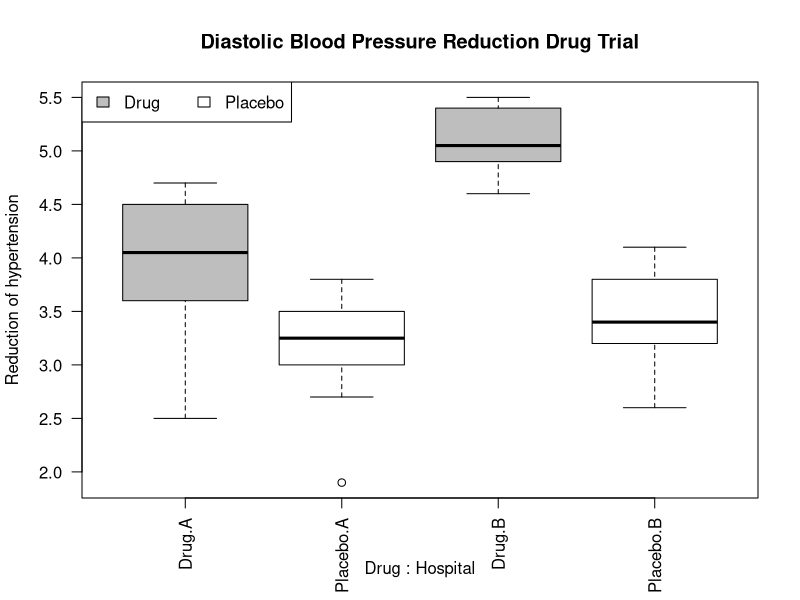

The R script that drew this image:
# Assignment1 Q4
# Due: 4pm Thursday, 29/10/15

#setwd("~/Studies/Newcastle/MAS8401/R_Practicals/Assignment1")
rm (list=ls())

#
data = read.csv("A1Q4.csv", header=TRUE)
data

colors=c("grey", "white")
boxplot (Reduction~Drug+Hospital, data=data, col = colors, las = 2, main="Diastolic Blood Pressure Reduction Drug Trial", 
         ylab="Reduction of hypertension")
legend("topleft", c("Drug", "Placebo"), fill=colors, horiz=TRUE)
